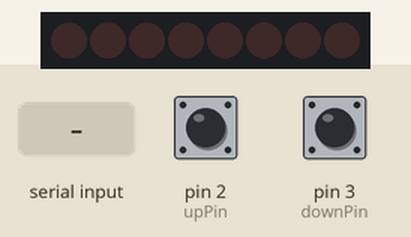
Bench run of a sketch on a simulated Arduino Uno, built with avr-gcc and run on an emulated ATmega328P. On the bench: 8 shift-register outputs drawn as a row of LEDs (first output left, lit = HIGH). Wiring (inferred from the names in the program): shift register (74HC595): data pin 11; shift clock pin 12; latch pin 8. Wiring (inferred from the signals the program sends): row of LEDs: on Q0, Q1, Q2, Q3, Q4, Q5, Q6, Q7. The inputs (shaded band) are chosen by the test bench; at power-on: pin 2 (upPin) LOW, pin 3 (downPin) LOW. What the sketch prints to the serial monitor is not drawn.

Above: at 1.2 s.
1.3 s: pin 2 (upPin) pulled HIGH for 1 s
At 3.3 s:
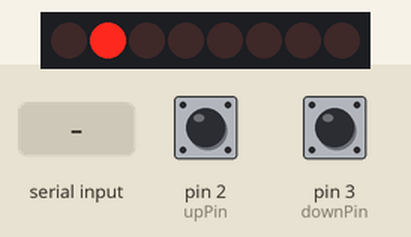
4.3 s: pin 3 (downPin) pulled HIGH for 3.2 s
At 8.0 s:
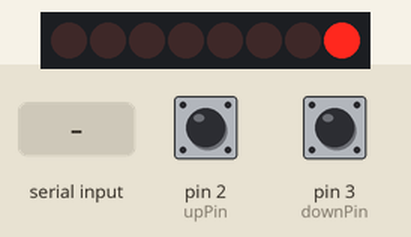
9.0 s: "90,45\n" received over Serial
At 10.2 s:
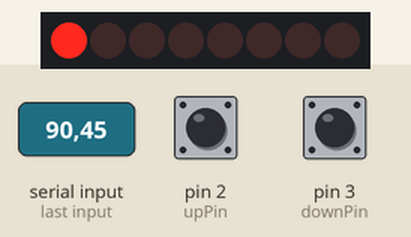
10.5 s: pin 2 (upPin) pulled HIGH for 3.2 s
At 10.72 s:
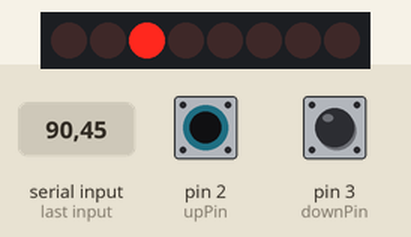
15.2 s: pin 3 (downPin) pulled HIGH for 0.15 s
At 16.5 s:
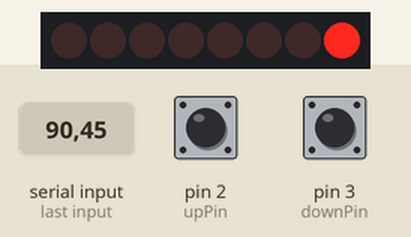
16.8 s: pin 2 (upPin) pulled HIGH for 0.15 s
At 18.0 s:
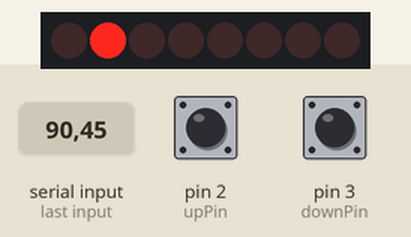
Timing chart, 0 to 19.4 s (numbered marks = the images above; inputs shaded):
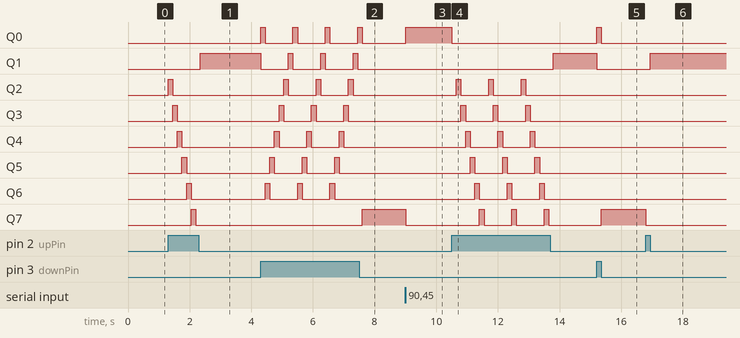

The sketch:

shiftOut12.ino
```cpp
/*
  Shift Register Example
 for 74HC595 shift register

 This sketch turns reads serial input and uses it to set the pins
 of a 74HC595 shift register.

 Hardware:
 * 74HC595 shift register attached to pins 2, 3, and 4 of the Arduino,
 as detailed below.
 * LEDs attached to each of the outputs of the shift register

 Created 22 May 2009
 Created 23 Mar 2010
 by Tom Igoe

 */

//Pin connected to latch pin (ST_CP) of 74HC595
const int latchPin = 8;
//Pin connected to clock pin (SH_CP) of 74HC595
const int clockPin = 12;
//Pin connected to Data in (DS) of 74HC595
const int dataPin = 11;
// Up Pin / Down Pin / Default Bit
const int upPin = 2;
const int downPin = 3;
int bitToSet = 1;

void setup() {
  //set pins to output because they are addressed in the main loop
  pinMode(latchPin, OUTPUT);
  pinMode(dataPin, OUTPUT);
  pinMode(clockPin, OUTPUT);
  pinMode(upPin, INPUT);
  pinMode(downPin, INPUT);
  Serial.begin(9600);
  Serial.println("reset");
}

void loop() {
  if (Serial.available() > 0) {
    // ASCII '0' through '9' characters are
    // represented by the values 48 through 57.
    // so if the user types a number from 0 through 9 in ASCII,
    // you can subtract 48 to get the actual value:
    int bitToSet = Serial.read() - 48;

  // write to the shift register with the correct bit set high:
    registerWrite(bitToSet, HIGH);
  }
  if (digitalRead(upPin) == HIGH) {
    bitToSet++;
    registerWrite(bitToSet, HIGH);
    delay(150);
  }
  if (digitalRead(downPin) == HIGH) {
    bitToSet--;
    registerWrite(bitToSet, HIGH);
    delay(150);
  }
  if (bitToSet > 7) {
    bitToSet = 1;
    registerWrite(bitToSet, HIGH);
  }
  if (bitToSet < 1) {
    bitToSet = 7;
    registerWrite(bitToSet, HIGH);
  }
}

// This method sends bits to the shift register:

void registerWrite(int whichPin, int whichState) {
// the bits you want to send
  byte bitsToSend = 0;

  // turn off the output so the pins don't light up
  // while you're shifting bits:
  digitalWrite(latchPin, LOW);

  // turn on the next highest bit in bitsToSend:
  bitWrite(bitsToSend, whichPin, whichState);

  // shift the bits out:
  shiftOut(dataPin, clockPin, MSBFIRST, bitsToSend);

    // turn on the output so the LEDs can light up:
  digitalWrite(latchPin, HIGH);

}
```

Measured:
- after the input at 1.3 s, Q1: LOW → HIGH after 1.1 s; Q2: LOW → HIGH at once, → LOW 0.15 s later; Q3: LOW → HIGH after 0.15 s, → LOW 0.15 s later; Q4: LOW → HIGH after 0.30 s, → LOW 0.15 s later; Q5: LOW → HIGH after 0.45 s, → LOW 0.15 s later
- after the input at 4.3 s, Q0, Q1: alternates HIGH for 0.15 s and LOW for 0.90 s, starting at once
- after the input at 9.0 s, Q0: LOW → HIGH at once; Q7: HIGH → LOW at once
- after the input at 10.5 s, Q0: HIGH → LOW at once; Q1: LOW → HIGH after 3.3 s
- after the input at 15.2 s, Q0: LOW → HIGH at once, → LOW 0.15 s later; Q1: HIGH → LOW at once; Q7: LOW → HIGH after 0.15 s
- after the input at 16.8 s, Q1: LOW → HIGH after 0.15 s; Q7: HIGH → LOW at once
